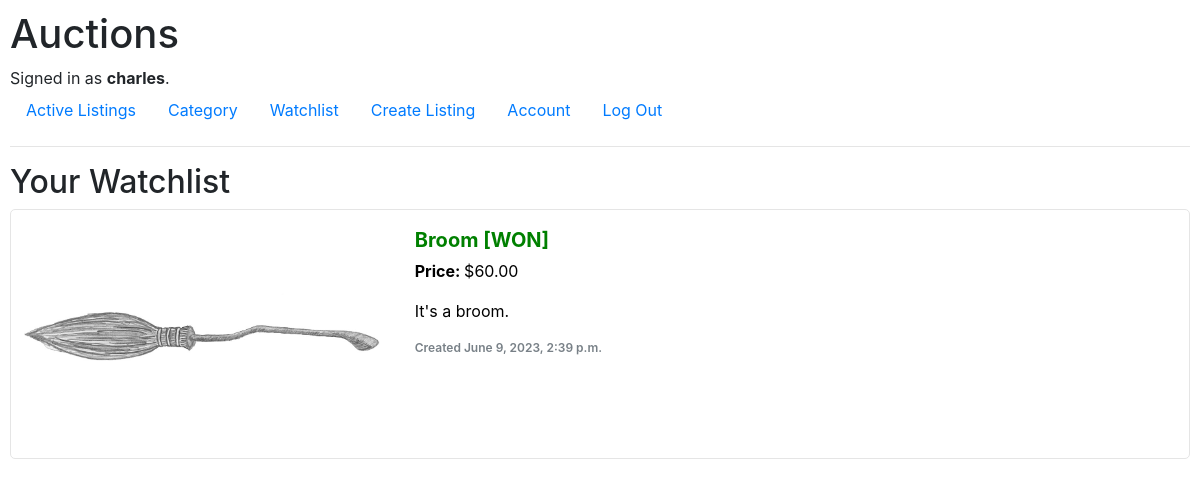
/watchlist (signed in), run on an earlier commit of the app's database.
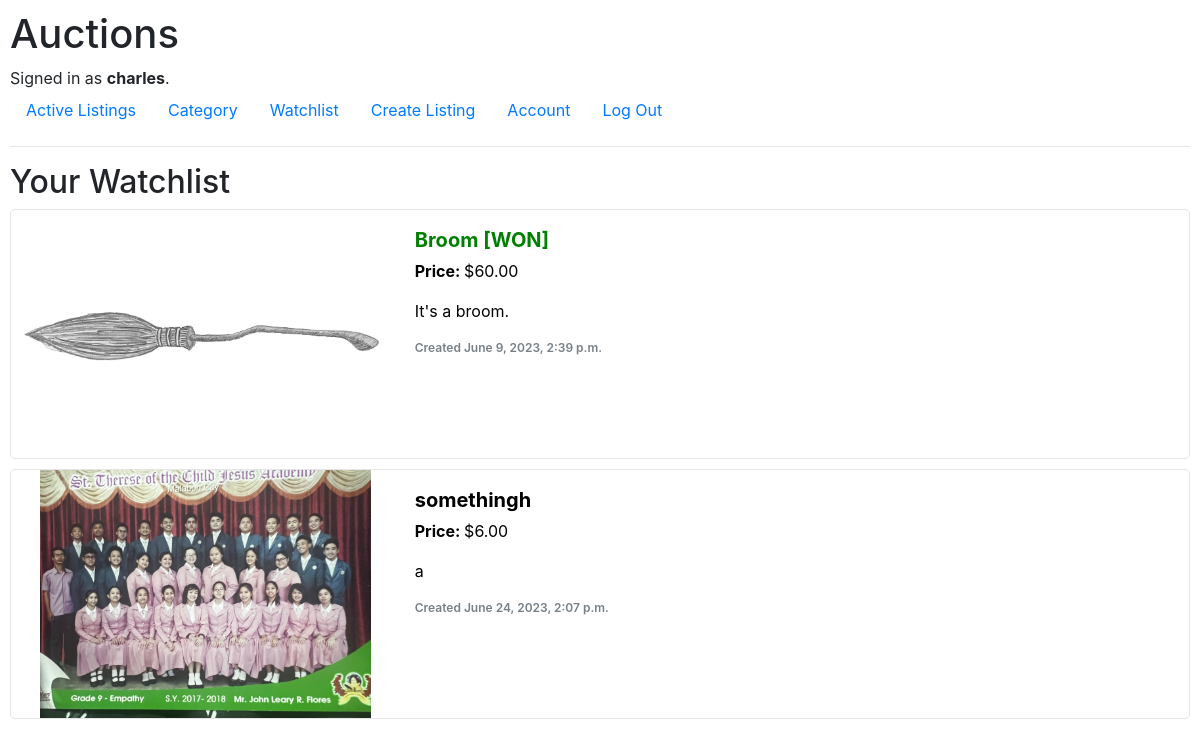
And on a later commit of the database.
### auctions/models.py (models this page shows, shortened)
class Listing(models.Model):
    name = models.CharField(max_length=64)
    category = models.ForeignKey(Category, on_delete=models.RESTRICT)
    image = models.ImageField(upload_to="auctions/static/auctions")
    lister = models.ForeignKey(User, on_delete=models.CASCADE, related_name="listings")
    description = models.TextField(null=True, blank=True, max_length=500)
    time = models.DateTimeField(auto_now_add=True)
    start_price = models.DecimalField(decimal_places=2, max_digits=10)
    is_active = models.BooleanField()
    def image_name(self):
        dir = self.image.name.split("/")
        return dir[-1]
    def highest_bid(self):
        highest_bid_instance = self.bids.order_by('-bid').first()
        if highest_bid_instance:
            return highest_bid_instance.bid
        return self.start_price
    def highest_bidder(self):
        highest_bid_instance = self.bids.order_by('-bid').first()
        if highest_bid_instance:
            return highest_bid_instance.bidder
        return "no bids yet"
    def __str__(self):
        return f"{self.name}"

class Bid(models.Model):
    bidder = models.ForeignKey(User, on_delete=models.CASCADE)
    bid = models.DecimalField(decimal_places=2, max_digits=10)
    listing = models.ForeignKey(Listing, on_delete=models.CASCADE, related_name="bids")

### auctions/views.py (the view)
# urls.py: path("watchlist", views.watchlist, name="watchlist"),
@login_required(login_url='login')
def watchlist(request):
    watchlist = request.user.watchlist.all()
    return render(request, "auctions/watchlist.html", {
        "watchlist": watchlist
    })

### auctions/templates/auctions/watchlist.html (shortened to what this page needs)
{% extends "auctions/layout.html" %}
{% block body %}
    <h2>Your Watchlist</h2>
        {% for listing in watchlist %}
        <a class="listing-container" href="{% url 'listing' listing_id=listing.id %}">
            <img src="/static/auctions/{{ listing.image_name }}" alt="Image of {{ listing.name }}">
            <div class="listing-text">
                {% if listing.is_active %}
                    <p class="listing-name">{{ listing }}</p>
                {% else %}
                    {% if listing.highest_bidder == user %}
                        <p class="listing-name won">{{ listing }} [WON]</p>
                    {% elif listing.lister == user %}
                        <p class="listing-name closed">{{ listing }} [CLOSED]</p>
                    {% elif not listing.highest_bidder == user %}
                        <p class="listing-name lost">{{ listing }} [CLOSED]</p>
                    {% endif %}
                {% endif %}
                <p><b>Price: </b>${{ listing.highest_bid }}</p>
                <p>{{ listing.description }}</p>
                <p class="listing-time">Created {{ listing.time }}</p>
            </div>
        </a>
        {% endfor %}
{% endblock %}

What changed in the data, as far as the page shows it:
added Listing: image_name (picture), name "somethingh", highest_bid "6.00", description "a", time "June 24, 2023, 2:07 p.m."
